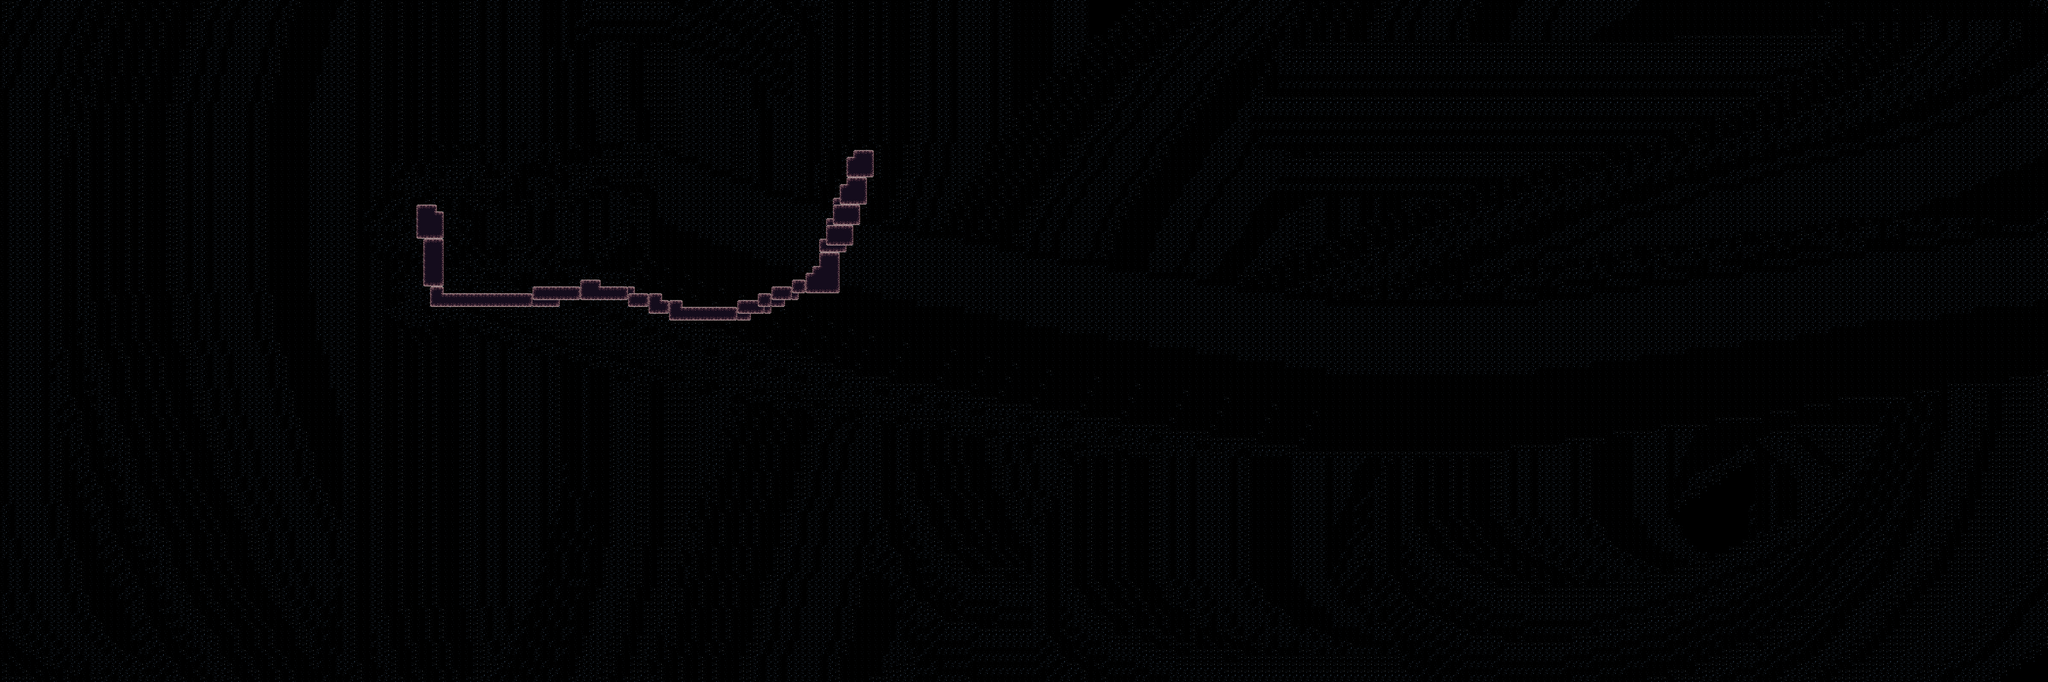

A level layout from a 2D game, rendered from its tile map. Below: a short description, then the map file with tile-grid data replaced by summaries:
An orthogonal 300x100 tile map with 32x32 px tiles, 4 tile layers (Cielo, Luna, Fondo, Terreno), 4 tilesets and 3 objects (player).

<map version="1.0" orientation="orthogonal" renderorder="left-up" width="300" height="100" tilewidth="32" tileheight="32" nextobjectid="42">
 <tileset firstgid="1" name="Desierto" tilewidth="32" tileheight="32" tilecount="24" columns="8">
  <image source="../images/Desierto.png" width="256" height="96" />
  <terraintypes>
   <terrain name="Bloque" tile="0" />
   <terrain name="Cielo" tile="3" />
  </terraintypes>
  <tile id="0" terrain=",,,0">
   <objectgroup draworder="index">
    <object id="0" x="27" y="14" height="35">
     <ellipse />
    </object>
    <object id="0" x="12" y="-39" width="91" height="93">
     <ellipse />
    </object>
   </objectgroup>
  </tile>
  <tile id="1" terrain=",,0,0" />
  <tile id="2" terrain=",,0," />
  <tile id="5" terrain="0,,0,0" />
  <tile id="7" terrain=",0,0,0" />
  <tile id="8" terrain=",0,,0" />
  <tile id="9" terrain="0,0,0,0" />
  <tile id="10" terrain="0,,0," />
  <tile id="13" terrain="1,1,1,1" />
  <tile id="14" terrain="1,1,1,1" />
  <tile id="15" terrain="1,1,1,1" />
  <tile id="16" terrain=",0,," />
  <tile id="17" terrain="0,0,," />
  <tile id="18" terrain="0,,," />
 </tileset>
 <tileset firstgid="25" name="Jungla" tilewidth="32" tileheight="32" tilecount="420" columns="28">
  <image source="../images/Jungla.png" width="896" height="480" />
  <terraintypes>
   <terrain name="grama" tile="29" />
   <terrain name="islas" tile="315" />
  </terraintypes>
  <tile id="12" terrain=",0,,0" />
  <tile id="13" terrain="0,,0," />
  <tile id="14" terrain=",1,,1" />
  <tile id="15" terrain="1,,1," />
  <tile id="28" terrain=",,,0" />
  <tile id="29" terrain=",,0,0" />
  <tile id="30" terrain=",,0," />
  <tile id="40" terrain=",0,,0" />
  <tile id="41" terrain="0,,0," />
  <tile id="42" terrain=",1,,1" />
  <tile id="43" terrain="1,,1," />
  <tile id="68" terrain=",0,,0" />
  <tile id="69" terrain="0,,0," />
  <tile id="70" terrain=",1,,1" />
  <tile id="71" terrain="1,,1," />
  <tile id="96" terrain=",0,,0" />
  <tile id="97" terrain="0,,0," />
  <tile id="98" terrain=",1,,1" />
  <tile id="99" terrain="1,,1," />
  <tile id="124" terrain=",0,,0" />
  <tile id="125" terrain="0,,0," />
  <tile id="126" terrain=",1,,1" />
  <tile id="127" terrain="1,,1," />
  <tile id="129" terrain="1,1,1,1" />
  <tile id="152" terrain=",0,,0" />
  <tile id="153" terrain="0,,0," />
  <tile id="154" terrain=",1,,1" />
  <tile id="155" terrain="1,,1," />
  <tile id="156" terrain="0,0,0,0" />
  <tile id="157" terrain="0,0,0,0" />
  <tile id="180" terrain="0,0,0," />
  <tile id="181" terrain="0,0,,0" />
  <tile id="184" terrain="0,0,0,0" />
  <tile id="185" terrain="0,0,0,0" />
  <tile id="196" terrain=",,,1" />
  <tile id="197" terrain=",,1,1" />
  <tile id="198" terrain=",,1," />
  <tile id="227" terrain=",0,," />
  <tile id="228" terrain="0,0,," />
  <tile id="229" terrain="0,,," />
  <tile id="231" terrain=",1,," />
  <tile id="232" terrain="1,1,," />
  <tile id="233" terrain="1,,," />
  <tile id="236" terrain="0,,0,0" />
  <tile id="237" terrain=",0,0,0" />
  <tile id="238" terrain="1,,1,1" />
  <tile id="239" terrain=",1,1,1" />
  <tile id="260" terrain=",1,," />
  <tile id="261" terrain="1,,," />
  <tile id="264" terrain="0,,0,0" />
  <tile id="265" terrain=",0,0,0" />
  <tile id="266" terrain="1,,1,1" />
  <tile id="267" terrain=",1,1,1" />
  <tile id="317" terrain=",1,," />
  <tile id="318" terrain="1,,," />
 </tileset>
 <tileset firstgid="445" name="Imp_Rojo" tilewidth="32" tileheight="32" tilecount="5" columns="5">
  <image source="../images/Imp_Rojo.png" width="160" height="32" />
 </tileset>
 <tileset firstgid="450" name="Imp_Negro" tilewidth="32" tileheight="32" tilecount="12" columns="12">
  <image source="../images/Imp_Negro.png" width="384" height="32" />
 </tileset>
 <layer name="Cielo" width="300" height="100">
  <properties>
   <property name="parallax" value="0.5" />
   <property name="tilesheet" value="Desierto" />
  </properties>
  <data>[30000 cells, 29864 non-empty, 3 distinct tile ids]</data>
 </layer>
 <layer name="Luna" width="300" height="100">
  <properties>
   <property name="parallax" value="0" />
   <property name="tilesheet" value="Desierto" />
  </properties>
  <data>[30000 cells, 0 non-empty, 0 distinct tile ids]</data>
 </layer>
 <layer name="Fondo" width="300" height="100">
  <properties>
   <property name="parallax" value="0.75" />
   <property name="tilesheet" value="Desierto" />
  </properties>
  <data>[30000 cells, 0 non-empty, 0 distinct tile ids]</data>
 </layer>
 <layer name="Terreno" width="300" height="100">
  <properties>
   <property name="collide" value="true" />
   <property name="tilesheet" value="Jungla" />
  </properties>
  <data>[30000 cells, 257 non-empty, 11 distinct tile ids]</data>
 </layer>
 <objectgroup name="Entidades" offsetx="288" offsety="-160">
  <object id="34" name="Wolfang" type="player" gid="445" x="1888" y="1536" width="32" height="32">
   <properties>
    <property name="mobile" value="true" />
   </properties>
  </object>
 </objectgroup>
</map>
